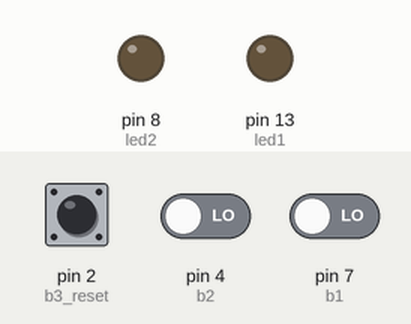
Simulated run of this sketch. Board: Arduino Uno, built with avr-gcc and run on an emulated ATmega328P. Parts: output pins drawn as LEDs (lit = HIGH). The test bench sets the inputs (shaded band); at power-on: pin 4 (b2) LOW, pin 2 (b3_reset) LOW, pin 7 (b1) LOW.

Above: at 1.2 s.
1.3 s: pin 4 (b2) driven HIGH
At 2.4 s:
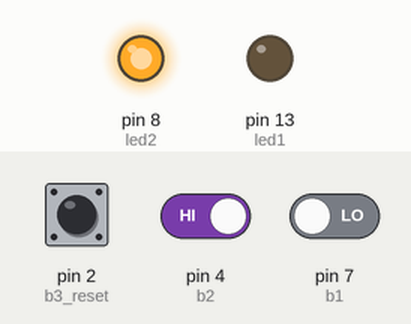
2.8 s: pin 2 (b3_reset) pulled HIGH for 0.15 s
At 2.9 s:
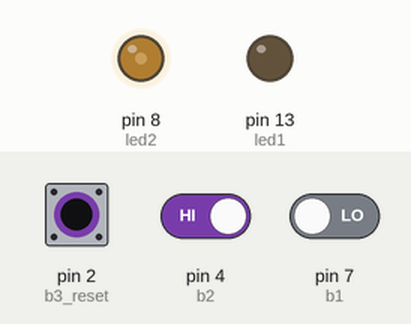
4.5 s: pin 2 (b3_reset) pulled HIGH for 1 s
At 5.9 s:
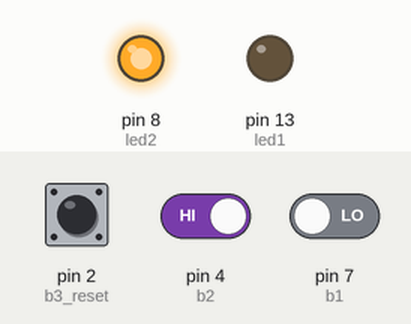
7.0 s: pin 2 (b3_reset) pulled HIGH for 3.2 s
At 8.2 s:
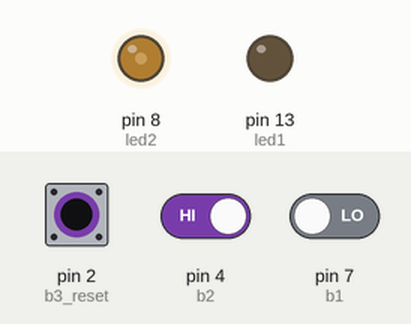
11.7 s: pin 2 (b3_reset) driven HIGH and pin 7 (b1) driven HIGH
At 12.9 s:
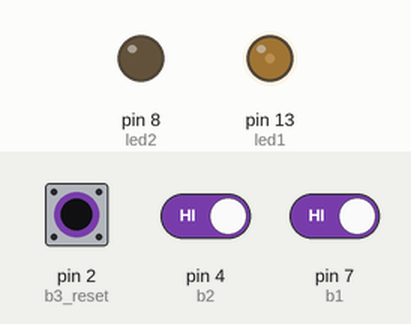
13.2 s: pin 2 (b3_reset) driven LOW
At 13.7 s:
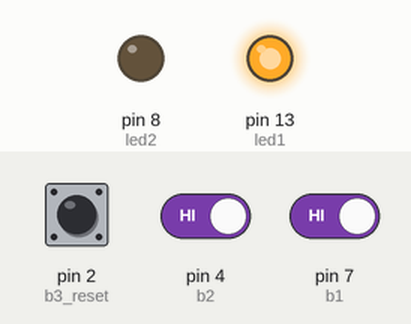
Timing chart, 0 to 15.7 s (numbered marks = the images above; inputs shaded):
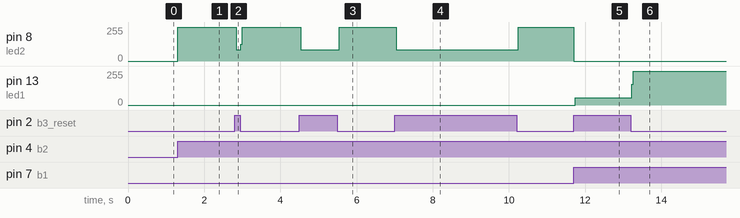

The sketch:

2_Bot_es_e_1_LED.ino
```cpp
//////////////
// EDIVÂNIA //
//   UFPI   //
//   2022   //
//////////////

int b1 = 7, b2 = 4, b3_reset = 2;
int e1 = 0, e2 = 0, e3 = 0;
int led1 = 13, led2 = 8;
int flag = 0; // flag == 1 >> ninguém pode mais apertar o botão >> Trava

void setup()
{
  pinMode(led1, OUTPUT);
  pinMode(led2, OUTPUT);
  pinMode(b1, INPUT);
  pinMode(b2, INPUT);
  pinMode(b3_reset, INPUT);
}

void loop()
{
  e1 = digitalRead(b1);
  e2 = digitalRead(b2);
  e3 = digitalRead(b3_reset);

  if ( e1 == 1 && flag == 0)
  {
  	digitalWrite(led1, HIGH);
    flag = 1;
  }

  if ( e2 == 1 && flag == 0)
  {
  	digitalWrite(led2, HIGH);
    flag = 1;
  }

  if (e3 == 1 && flag == 1)
  {
  	flag = 0;
    digitalWrite(led1, 0);
    digitalWrite(led2, 0);
  }
}
```

Measured:
- after the input at 1.3 s, pin 8 (led2): 0/255 → 255/255 at once
- after the input at 2.8 s, pin 8 (led2): 255/255 → 83/255 at once, → 255/255 0.12 s later
- after the input at 4.5 s, pin 8 (led2): 255/255 → 83/255 at once, → 255/255 1.0 s later
- after the input at 7.0 s, pin 8 (led2): 255/255 → 83/255 at once, → 255/255 3.2 s later
- after the input at 11.7 s, pin 8 (led2): 255/255 → 0/255 at once; pin 13 (led1): 0/255 → 53/255 at once
- after the input at 13.2 s, pin 13 (led1): 53/255 → 255/255 at once
